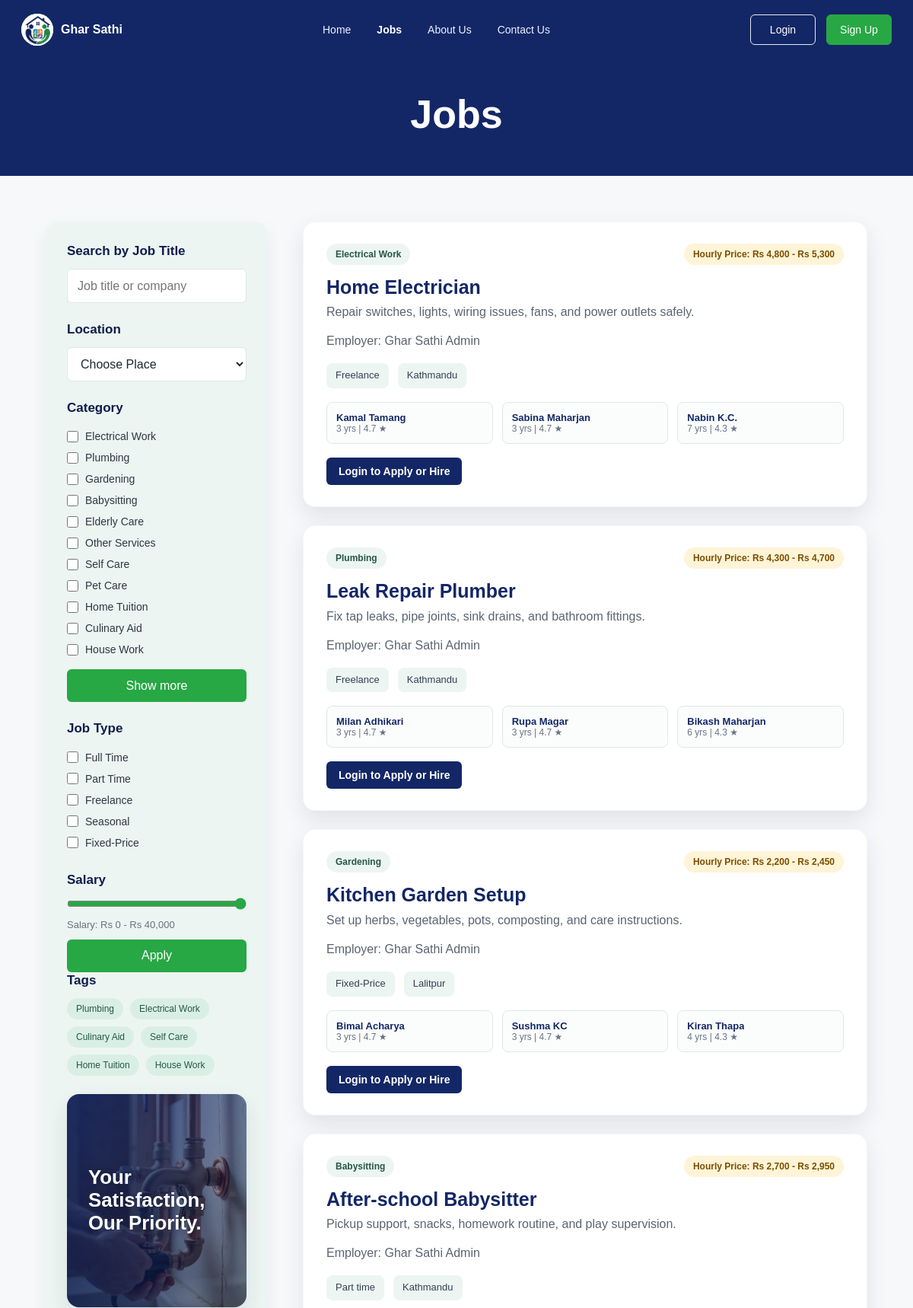
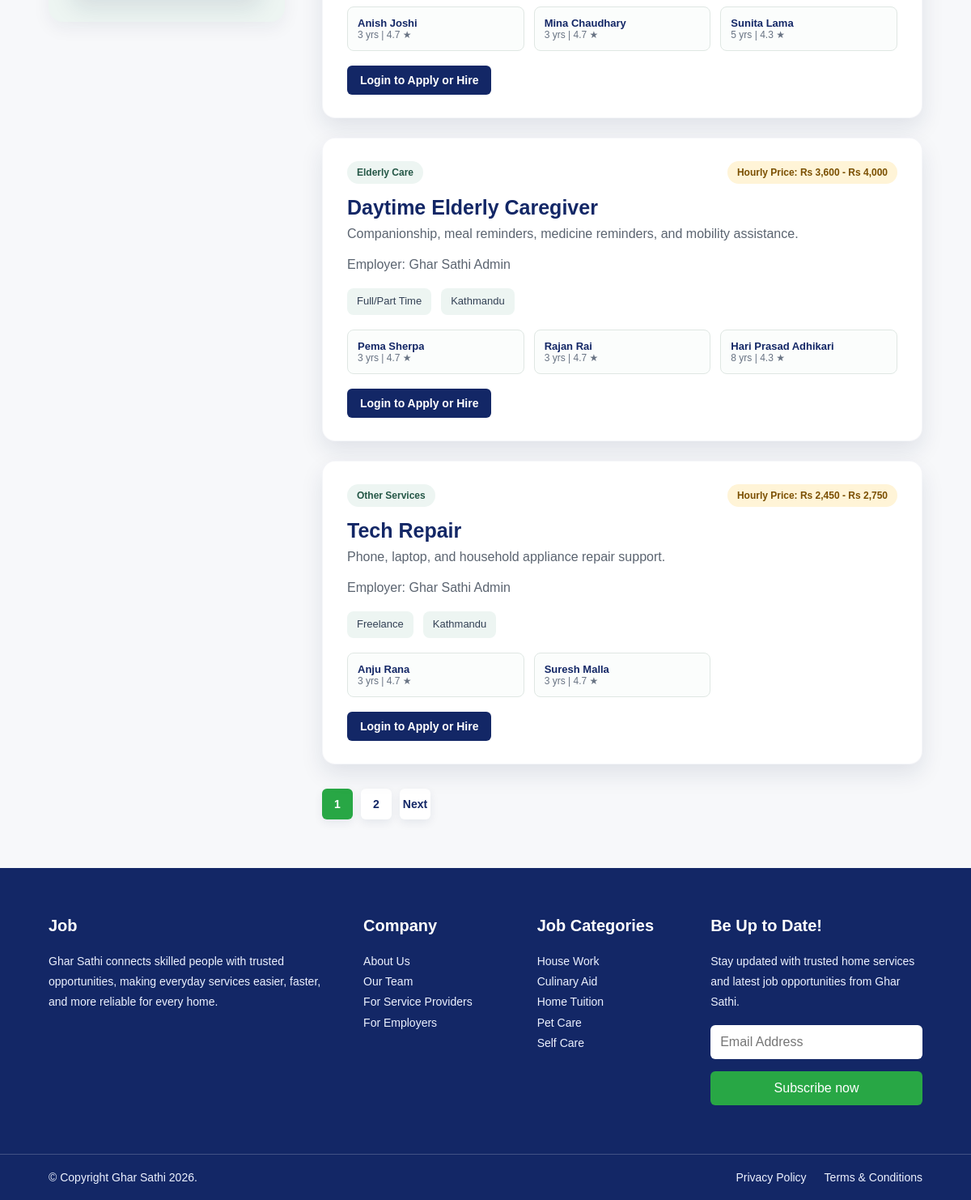
The app's page /JobsPage/jobs.php with its own data (2 pictures, top to bottom).
### tables this page shows
CREATE TABLE IF NOT EXISTS jobs (
    job_id INT AUTO_INCREMENT PRIMARY KEY,
    employer_id INT NOT NULL,
    category_id INT NOT NULL,
    title VARCHAR(150) NOT NULL,
    description TEXT,
    job_type VARCHAR(50),
    salary DECIMAL(10,2) DEFAULT 0,
    location VARCHAR(100),
    created_at TIMESTAMP DEFAULT CURRENT_TIMESTAMP,
    FOREIGN KEY (employer_id) REFERENCES users(user_id) ON DELETE CASCADE,
    FOREIGN KEY (category_id) REFERENCES categories(category_id) ON DELETE CASCADE
);

CREATE TABLE IF NOT EXISTS categories (
    category_id INT AUTO_INCREMENT PRIMARY KEY,
    category_name VARCHAR(100) NOT NULL UNIQUE
);

CREATE TABLE IF NOT EXISTS users (
    user_id INT AUTO_INCREMENT PRIMARY KEY,
    full_name VARCHAR(100) NOT NULL,
    username VARCHAR(50) UNIQUE,
    email VARCHAR(100) UNIQUE NOT NULL,
    phone VARCHAR(20),
    password VARCHAR(255) NOT NULL,
    role ENUM('Employer','Worker','Admin') NOT NULL DEFAULT 'Employer',
    created_at TIMESTAMP DEFAULT CURRENT_TIMESTAMP
);

### JobsPage/jobs.php (the view, shortened to what this page needs)
<?php
require_once __DIR__ . '/../includes/app.php';
$jobs = $fallbackJobs;
$result = mysqli_query(
    $conn,
    'SELECT jobs.job_id, jobs.category_id, jobs.title, jobs.description, jobs.job_type, jobs.salary, jobs.location,
            categories.category_name, users.full_name AS employer_name
     FROM jobs
     INNER JOIN categories ON categories.category_id = jobs.category_id
     INNER JOIN users ON users.user_id = jobs.employer_id
     ORDER BY jobs.job_id DESC'
);
if ($result && mysqli_num_rows($result) > 0) {
    $jobs = [];
    $minutes = 10;
    while ($row = mysqli_fetch_assoc($result)) {
        $jobs[] = [
            'job_id' => (int) $row['job_id'],
            'category_id' => (int) $row['category_id'],
            'time' => 'Recently',
            'title' => $row['title'] ?? '',
            'description' => $row['description'] ?? '',
            'category' => $row['category_name'] ?? '',
            'type' => $row['job_type'] ?? '',
            'salary' => 'Rs ' . number_format((float) ($row['salary'] ?? 0), 0),
            'location' => $row['location'] ?? '',
            'employer' => $row['employer_name'] ?? '',
            'salary_max' => (float) ($row['salary'] ?? 0),
            'minutes' => $minutes,
        ];
        $minutes += 2;
    }
}
$initialSearch = trim($_GET['search'] ?? '');
$initialCategory = trim($_GET['category'] ?? '');
$categoriesForFilter = array_values(array_unique(array_filter(array_map(fn($job) => $job['category'] ?? '', $jobs))));
$user = current_user($conn);
$userRole = $user['role'] ?? '';
function hourly_price_range_for_category(mysqli $conn, int $categoryId): string {
    static $ranges = [];
    if (!worker_hourly_rate_available($conn)) {
        $ranges[$categoryId] = '';
        return '';
    }
    $stmt = mysqli_prepare(
        $conn,
        "SELECT MIN(COALESCE(wp.hourly_rate, 2000)) AS min_rate,
                MAX(COALESCE(wp.hourly_rate, 2000)) AS max_rate
         FROM users u
         INNER JOIN (
             SELECT worker_id, MAX(profile_id) AS profile_id
             FROM worker_profiles
             GROUP BY worker_id
         ) latest_profile ON latest_profile.worker_id = u.user_id
         INNER JOIN worker_profiles wp ON wp.profile_id = latest_profile.profile_id
         INNER JOIN worker_categories wc ON wc.worker_id = u.user_id
         WHERE u.role = 'Worker'
           AND wp.verification_status = 'Approved'
           AND wc.category_id = ?"
    );
    mysqli_stmt_bind_param($stmt, 'i', $categoryId);
    mysqli_stmt_execute($stmt);
    $result = mysqli_stmt_get_result($stmt);
    $row = $result ? mysqli_fetch_assoc($result) : null;
    $minRate = (float) ($row['min_rate'] ?? 0);
    $maxRate = (float) ($row['max_rate'] ?? 0);
    if ($minRate <= 0 && $maxRate <= 0) {
        $ranges[$categoryId] = '';
    } elseif ($minRate === $maxRate) {
        $ranges[$categoryId] = 'Hourly Price: Rs ' . number_format($minRate, 0);
    } else {
        $ranges[$categoryId] = 'Hourly Price: Rs ' . number_format($minRate, 0) . ' - Rs ' . number_format($maxRate, 0);
    }
    return $ranges[$categoryId];
}
?>
<!DOCTYPE html>
<html lang="en">
<head>
<link rel="stylesheet" href="jobs.css">
<link rel="stylesheet" href="https://cdnjs.cloudflare.com/ajax/libs/font-awesome/6.7.1/css/all.min.css">
</head>
<body>
<header class="site-header">
<?php render_navbar($conn, '..', 'jobs'); ?>
<section class="hero"><h1>Jobs</h1></section>
</header>
<main class="jobs-section">
<aside class="filter-box" aria-label="Job filters">
<form id="jobFilterForm">
<div class="filter-group"><h3>Search by Job Title</h3><input id="jobSearch" type="search" placeholder="Job title or company" value="<?php echo e($initialSearch); ?>"></div>
<div class="filter-group">
<h3>Location</h3>
<select id="locationFilter">
<option value="">Choose Place</option>
</select>
</div>
<div class="filter-group">
<h3>Category</h3>
<?php foreach ($categoriesForFilter as $categoryName): ?>
<label><input type="checkbox" name="category" value="<?php echo e($categoryName); ?>" <?php echo $initialCategory === $categoryName ? 'checked' : ''; ?>> <?php echo e($categoryName); ?></label>
<?php endforeach; ?>
<button class="show-btn" type="button">Show more</button>
</div>
<div class="filter-group">
<h3>Job Type</h3>
<label><input type="checkbox" name="type" value="Full/Part Time"> Full Time</label>
<label><input type="checkbox" name="type" value="Part time"> Part Time</label>
<label><input type="checkbox" name="type" value="Freelance"> Freelance</label>
<label><input type="checkbox" name="type" value="Seasonal"> Seasonal</label>
<label><input type="checkbox" name="type" value="Fixed-Price"> Fixed-Price</label>
</div>
<div class="filter-group">
<h3>Salary</h3>
<input id="salaryRange" type="range" min="0" max="40000" value="40000">
<p class="salary-text">Salary: Rs 0 - Rs <span id="salaryValue">40,000</span></p>
<button class="apply-btn" type="submit">Apply</button>
</div>
</form>
<div class="filter-group tags-group">
<h3>Tags</h3>
<div class="tags">
<button type="button" data-tag="Plumbing">Plumbing</button>
<button type="button" data-tag="Electrical Work">Electrical Work</button>
<button type="button" data-tag="Culinary Aid">Culinary Aid</button>
<button type="button" data-tag="Self Care">Self Care</button>
<button type="button" data-tag="Home Tuition">Home Tuition</button>
<button type="button" data-tag="House Work">House Work</button>
</div>
</div>
<div class="priority-panel" aria-label="Ghar Sathi promise"><p>Your<br>Satisfaction,<br>Our Priority.</p></div>
</aside>
<section class="job-container" aria-label="Available jobs">
<div class="job-list" id="jobList">
<?php foreach ($jobs as $index => $job): ?>
<?php
$jobId = (int) ($job['job_id'] ?? 0);
$categoryId = (int) ($job['category_id'] ?? 0);
$hourlyPriceRange = hourly_price_range_for_category($conn, $categoryId);
$verifiedWorkers = fetch_workers_for_category($conn, (int) ($job['category_id'] ?? 0), 3);
?>
<article class="job-card" data-page="<?php echo $index < 6 ? '1' : '2'; ?>" data-title="<?php echo e($job['title']); ?>" data-category="<?php echo e($job['category']); ?>" data-type="<?php echo e($job['type']); ?>" data-location="<?php echo e($job['location']); ?>" data-salary="<?php echo e($job['salary_max']); ?>" data-minutes="<?php echo e($job['minutes']); ?>" <?php echo $index < 6 ? '' : 'hidden'; ?>>
<div class="job-card-head">
<span class="category-badge"><?php echo e($job['category']); ?></span>
<?php if ($hourlyPriceRange !== ''): ?>
<span class="salary-badge"><?php echo e($hourlyPriceRange); ?></span>
<?php endif; ?>
</div>
<h2><?php echo e($job['title']); ?></h2>
<p><?php echo e($job['description']); ?></p>
<p class="job-employer">Employer: <?php echo e($job['employer'] ?? 'Ghar Sathi'); ?></p>
<div class="job-info">
<span><?php echo e($job['type']); ?></span>
<span><?php echo e($job['location']); ?></span>
</div>
<?php if ($verifiedWorkers): ?>
<div class="worker-strip" aria-label="Available workers">
<?php foreach ($verifiedWorkers as $worker): ?>
<a class="mini-worker" href="../DetailsPage/details.php?id=<?php echo e($jobId); ?>#worker-<?php echo e($worker['user_id']); ?>" aria-label="View <?php echo e($worker['full_name']); ?> on this job's details page">
<div><strong><?php echo e($worker['full_name']); ?></strong><span><?php echo e($worker['experience_years']); ?> yrs | <?php echo e(number_format((float) $worker['avg_rating'], 1)); ?> ★</span></div>
</a>
<?php endforeach; ?>
</div>
<?php endif; ?>
<div class="job-actions">
<?php if (!$user): ?>
<a class="secondary-action" href="../LoginPage/login.html">Login to Apply or Hire</a>
<?php elseif ($userRole === 'Worker'): ?>
<a class="secondary-action" href="../AboutUsPage/apply_resume.php?job_id=<?php echo $jobId; ?>">Apply Job</a>
<?php else: ?>
<a class="secondary-action" href="../dasboard/dashboard.php">Manage in Dashboard</a>
<?php endif; ?>
</div>
</article>
<?php endforeach; ?>
</div>
<nav class="pagination" aria-label="Job pages">
<a class="active" href="#" data-page-link="1">1</a>
<a href="#" data-page-link="2">2</a>
<a href="#" data-page-link="next">Next</a>
</nav>
</section>
</main>
<?php render_footer('..'); ?>
</body>
</html>

### includes/app.php (shortened to what this page needs)
<?php
function e(mixed $value): string { return htmlspecialchars((string) $value, ENT_QUOTES | ENT_SUBSTITUTE, 'UTF-8'); }
function project_path(string $base, string $path): string {
    return rtrim($base, '/') . '/' . ltrim($path, '/');
}
function worker_hourly_rate_available(mysqli $conn): bool {
    static $available = null;
    if ($available !== null) return $available;
    $result = mysqli_query($conn, "SHOW COLUMNS FROM worker_profiles LIKE 'hourly_rate'");
    return $available = (bool) ($result && mysqli_fetch_assoc($result));
}
function fetch_workers_for_category(mysqli $conn, int $categoryId, int $limit = 6): array {
    $hasHourlyRate = worker_hourly_rate_available($conn);
    $hourlyRateSelect = $hasHourlyRate ? 'COALESCE(wp.hourly_rate, 2000) AS hourly_rate,' : '2000 AS hourly_rate,';
    $hourlyRateGroup = $hasHourlyRate ? ',wp.hourly_rate' : '';
    $sql = "SELECT u.user_id,u.full_name,u.email,u.phone,wp.skills,wp.experience_years,$hourlyRateSelect wp.profile_image,wp.current_status,COALESCE(AVG(r.rating),0) AS avg_rating,COUNT(r.review_id) AS total_reviews FROM users u INNER JOIN (SELECT worker_id, MAX(profile_id) AS profile_id FROM worker_profiles GROUP BY worker_id) latest_profile ON latest_profile.worker_id=u.user_id INNER JOIN worker_profiles wp ON wp.profile_id=latest_profile.profile_id INNER JOIN worker_categories wc ON wc.worker_id=u.user_id LEFT JOIN reviews r ON r.worker_id=u.user_id WHERE u.role='Worker' AND wp.verification_status='Approved' AND wc.category_id=? GROUP BY u.user_id,u.full_name,u.email,u.phone,wp.skills,wp.experience_years,wp.profile_image,wp.current_status$hourlyRateGroup ORDER BY avg_rating DESC,wp.experience_years DESC,u.full_name LIMIT ?";
    $stmt = mysqli_prepare($conn, $sql);
    mysqli_stmt_bind_param($stmt, 'ii', $categoryId, $limit);
    mysqli_stmt_execute($stmt);
    $result = mysqli_stmt_get_result($stmt);
    $rows = $result ? mysqli_fetch_all($result, MYSQLI_ASSOC) : [];
    return $rows;
}
function current_user(mysqli $conn): ?array {
    $id = (int) ($_SESSION['user_id'] ?? 0); if ($id <= 0) return null;
    $stmt = mysqli_prepare($conn, 'SELECT user_id,full_name,username,email,phone,role FROM users WHERE user_id=? LIMIT 1'); mysqli_stmt_bind_param($stmt, 'i', $id); mysqli_stmt_execute($stmt); $result = mysqli_stmt_get_result($stmt); $user = $result ? mysqli_fetch_assoc($result) : null; mysqli_stmt_close($stmt); return $user ?: null;
}
function render_navbar(mysqli $conn, string $base = '..', string $active = ''): void { $user=current_user($conn); $home=project_path($base,'Homepage/homepage.php'); $jobs=project_path($base,'JobsPage/jobs.php'); $about=project_path($base,'AboutUsPage/aboutus.php'); $contact=project_path($base,'ContactUsPage/contactus.php'); $dashboard=project_path($base,'dasboard/dashboard.php'); $login=project_path($base,'LoginPage/login.html'); $signup=project_path($base,'SignupPage/signup.html'); $logout=project_path($base,'LoginPage/logout.php'); $logo=project_path($base,'images/logo.png'); ?>
<nav class="navbar"><a class="logo" href="<?= e($home) ?>"><img src="<?= e($logo) ?>" alt="Ghar Sathi logo"><span>Ghar Sathi</span></a><ul class="nav-links" id="navLinks"><li><a class="<?= $active==='home'?'active':'' ?>" href="<?= e($home) ?>">Home</a></li><li><a class="<?= $active==='jobs'?'active':'' ?>" href="<?= e($jobs) ?>">Jobs</a></li><li><a class="<?= $active==='about'?'active':'' ?>" href="<?= e($about) ?>">About Us</a></li><li><a class="<?= $active==='contact'?'active':'' ?>" href="<?= e($contact) ?>">Contact Us</a></li></ul><div class="auth-buttons nav-buttons"><?php if($user): ?><a class="signup-btn" href="<?= e($dashboard) ?>">Dashboard</a><a class="login-btn" href="<?= e($logout) ?>">Logout</a><?php else: ?><a class="login-btn" href="<?= e($login) ?>">Login</a><a class="signup-btn" href="<?= e($signup) ?>">Sign Up</a><?php endif; ?></div></nav>
<?php }
function render_footer(string $base = '..', string $redirect = 'Homepage/homepage.php'): void {
    $subscribe = project_path($base, 'ContactUsPage/subscribe.php');
    $about = project_path($base, 'AboutUsPage/aboutus.php');
    $jobs = project_path($base, 'JobsPage/jobs.php');
?>
<footer>
    <div class="footer-container">
        <div class="footer-column">
            <h3>Job</h3>
            <p>Ghar Sathi connects skilled people with trusted opportunities, making everyday services easier, faster, and more reliable for every home.</p>
        </div>
        <div class="footer-column">
            <h3>Company</h3>
            <p><a href="<?= e($about) ?>">About Us</a><br>Our Team<br>For Service Providers<br>For Employers</p>
        </div>
        <div class="footer-column">
            <h3>Job Categories</h3>
            <p><a href="<?= e($jobs) ?>?category=House%20Work">House Work</a><br><a href="<?= e($jobs) ?>?category=Culinary%20Aid">Culinary Aid</a><br><a href="<?= e($jobs) ?>?category=Home%20Tuition">Home Tuition</a><br><a href="<?= e($jobs) ?>?category=Pet%20Care">Pet Care</a><br><a href="<?= e($jobs) ?>?category=Self%20Care">Self Care</a></p>
        </div>
        <div class="footer-column">
            <h3>Be Up to Date!</h3>
            <p>Stay updated with trusted home services and latest job opportunities from Ghar Sathi.</p>
            <form action="<?= e($subscribe) ?>" method="POST">
                <input type="email" name="email" placeholder="Email Address" required>
                <button type="submit">Subscribe now</button>
            </form>
        </div>
    </div>
    <div class="footer-bottom">
        <p>&copy; Copyright Ghar Sathi 2026.</p>
        <div><a href="#">Privacy Policy</a><a href="#">Terms &amp; Conditions</a></div>
    </div>
</footer>
<?php }

### records on screen
jobs: category.category_name "Electrical Work", hourlyPriceRange "Hourly Price: Rs 4,800 - Rs 5,300", title "Home Electrician", description "Repair switches, lights, wiring issues, fans, and power outlets safely.", employer.full_name "Ghar Sathi Admin", job_type "Freelance", location "Kathmandu"
users: full_name "Kamal Tamang", experience_years "3", avg_rating "4.7"
users: full_name "Sabina Maharjan", experience_years "3", avg_rating "4.7"
users: full_name "Nabin K.C.", experience_years "7", avg_rating "4.3"
jobs: category.category_name "Plumbing", hourlyPriceRange "Hourly Price: Rs 4,300 - Rs 4,700", title "Leak Repair Plumber", description "Fix tap leaks, pipe joints, sink drains, and bathroom fittings.", employer.full_name "Ghar Sathi Admin", job_type "Freelance", location "Kathmandu"
users: full_name "Milan Adhikari", experience_years "3", avg_rating "4.7"
users: full_name "Rupa Magar", experience_years "3", avg_rating "4.7"
users: full_name "Bikash Maharjan", experience_years "6", avg_rating "4.3"
jobs: category.category_name "Gardening", hourlyPriceRange "Hourly Price: Rs 2,200 - Rs 2,450", title "Kitchen Garden Setup", description "Set up herbs, vegetables, pots, composting, and care instructions.", employer.full_name "Ghar Sathi Admin", job_type "Fixed-Price", location "Lalitpur"
users: full_name "Bimal Acharya", experience_years "3", avg_rating "4.7"
users: full_name "Sushma KC", experience_years "3", avg_rating "4.7"
users: full_name "Kiran Thapa", experience_years "4", avg_rating "4.3"
jobs: category.category_name "Babysitting", hourlyPriceRange "Hourly Price: Rs 2,700 - Rs 2,950", title "After-school Babysitter", description "Pickup support, snacks, homework routine, and play supervision.", employer.full_name "Ghar Sathi Admin", job_type "Part time", location "Kathmandu"
users: full_name "Anish Joshi", experience_years "3", avg_rating "4.7"
users: full_name "Mina Chaudhary", experience_years "3", avg_rating "4.7"
users: full_name "Sunita Lama", experience_years "5", avg_rating "4.3"
jobs: category.category_name "Elderly Care", hourlyPriceRange "Hourly Price: Rs 3,600 - Rs 4,000", title "Daytime Elderly Caregiver", description "Companionship, meal reminders, medicine reminders, and mobility assistance.", employer.full_name "Ghar Sathi Admin", job_type "Full/Part Time", location "Kathmandu"
users: full_name "Pema Sherpa", experience_years "3", avg_rating "4.7"
users: full_name "Rajan Rai", experience_years "3", avg_rating "4.7"
users: full_name "Hari Prasad Adhikari", experience_years "8", avg_rating "4.3"
jobs: category.category_name "Other Services", hourlyPriceRange "Hourly Price: Rs 2,450 - Rs 2,750", title "Tech Repair", description "Phone, laptop, and household appliance repair support.", employer.full_name "Ghar Sathi Admin", job_type "Freelance", location "Kathmandu"
users: full_name "Anju Rana", experience_years "3", avg_rating "4.7"
users: full_name "Suresh Malla", experience_years "3", avg_rating "4.7"

### other values on screen
$categoryName "Electrical Work"
$categoryName "Plumbing"
$categoryName "Gardening"
$categoryName "Babysitting"
$categoryName "Elderly Care"
$categoryName "Other Services"
$categoryName "Self Care"
$categoryName "Pet Care"
$categoryName "Home Tuition"
$categoryName "Culinary Aid"
$categoryName "House Work"
